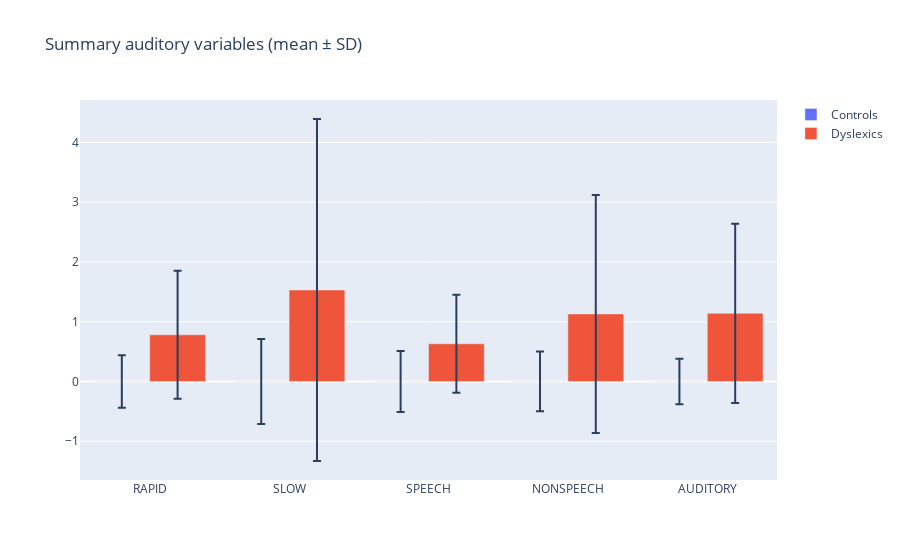

Source (notebook cell):
### Markdown cell above
#### Tests of Auditory Perception <a name="auditory-tests"></a>

All auditory perception tests were conducted in a quiet room using headphones. The subjects were tested on a wide range of tests and the summarized results are shown on the error bar chart below. The variables used in the chart are the following:
- **RAPID** - average Z-score from all tasks that involve short sounds or fast transitions
- **SLOW** - average Z-score on all other sounds
- **SPEECH** - average Z-score of all tasks involving speech
- **NONSPEECH** - average Z-score on all tasks involving non-speech
- **AUDITORY** - average Z-score of all tasks which showed poor performance by dyslexics

The results showed that the dyslexics did not have poorer performance than the controls on rapid auditory processing and that there is no real interaction between the groups _RAPID_ and _SLOW_. Therefore, the results do not support the hypothesis that dyslexic people are impaired at rapid audio processing.

Similar to that, the data also indicates that there is no interaction between the groups _SPEECH_ and _NONSPEECH_ which shows that the dyslexics are not worse at speech tasks compared to non-speech tasks.

The biggest takeaway from the tests of auditory perception is that a large proportion of dyslexics have auditory deficits, but they can't be regarded as one of the major causes of dyslexia due to an insignificant difference between the 2 subject groups.

### Code cell
fig = go.Figure()

labels = ['RAPID', 'SLOW', 'SPEECH', 'NONSPEECH', 'AUDITORY']
controls_mean_values = [0, 0, 0, 0, 0]
dyslexics_mean_values = [0.78, 1.53, 0.63, 1.13, 1.14]

controls_standard_deviation_values = [0.44, 0.71, 0.51, 0.5, 0.38]
dyslexics_standard_deviation_values = [1.07, 2.86, 0.82, 1.99, 1.5]

fig.add_trace(go.Bar(
    name='Controls',
    x=labels, 
    y=controls_mean_values,
    error_y=dict(type='data', array=controls_standard_deviation_values)
))
fig.add_trace(go.Bar(
    name='Dyslexics',
    x=labels, 
    y=dyslexics_mean_values,
    error_y=dict(type='data', array=dyslexics_standard_deviation_values)
))


fig.update_layout(barmode='group', title='Summary auditory variables (mean \u00B1 SD)')
plotly.offline.iplot(fig, filename="Figure 3")

### Figure 1 — Plotly figure (JSON) as saved in the notebook; plotly's stock layout.template omitted (floating-point values rounded to 4 significant figures)
{"data": [{"error_y": {"array": [0.44, 0.71, 0.51, 0.5, 0.38], "type": "data"}, "name": "Controls", "type": "bar", "x": ["RAPID", "SLOW", "SPEECH", "NONSPEECH", "AUDITORY"], "y": [0, 0, 0, 0, 0]}, {"error_y": {"array": [1.07, 2.86, 0.82, 1.99, 1.5], "type": "data"}, "name": "Dyslexics", "type": "bar", "x": ["RAPID", "SLOW", "SPEECH", "NONSPEECH", "AUDITORY"], "y": [0.78, 1.53, 0.63, 1.13, 1.14]}], "layout": {"barmode": "group", "title": {"text": "Summary auditory variables (mean ± SD)"}}}
